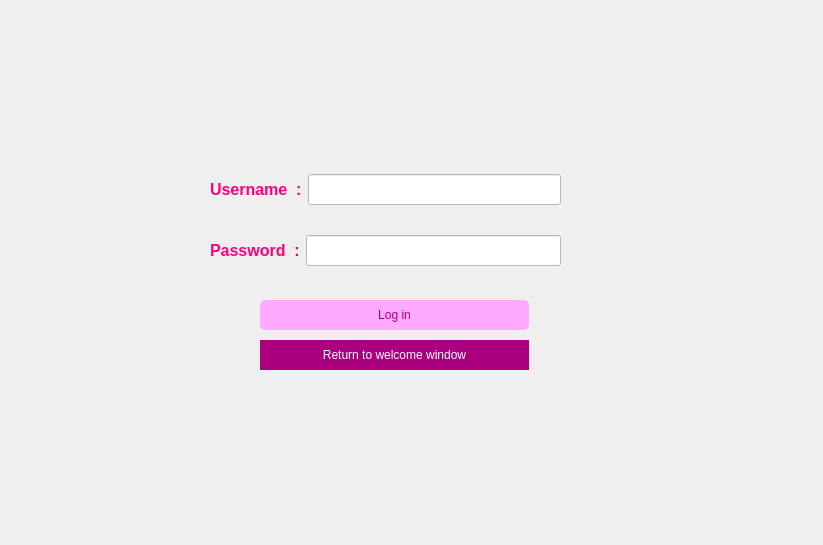
<?xml version="1.0" encoding="UTF-8"?>
<ui version="4.0">
 <class>Sign_In_Up</class>
 <widget class="QDialog" name="Sign_In_Up">
  <property name="geometry">
   <rect>
    <x>0</x>
    <y>0</y>
    <width>823</width>
    <height>545</height>
   </rect>
  </property>
  <property name="windowTitle">
   <string>Dialog</string>
  </property>
  <property name="styleSheet">
   <string notr="true">.Sign_In_Up {
    background-image:url(C:/Users/Spectra/Desktop/63148.jpg);
    opacity: 0.5; /* Adjust the opacity value as needed (0.0 to 1.0) */
    /* Other background properties */
    background-size: cover; /* Ensure the background image covers the entire element */
    background-position: center; /* Center the background image */
    /* Add more background properties as needed */
	background-repeat: no-repeat;
}
</string>
  </property>
  <widget class="QWidget" name="layoutWidget">
   <property name="geometry">
    <rect>
     <x>210</x>
     <y>150</y>
     <width>351</width>
     <height>141</height>
    </rect>
   </property>
   <layout class="QVBoxLayout" name="verticalLayout_2">
    <item>
     <layout class="QHBoxLayout" name="horizontalLayout">
      <item>
       <widget class="QLabel" name="Username">
        <property name="styleSheet">
         <string notr="true">QLabel {
    color:rgb(255, 0, 127);
    font-size: 16px;
    font-weight: bold;
    font-family: Arial, sans-serif; /* Example font family */
	 qproperty-alignment: AlignCenter;
}
</string>
        </property>
        <property name="text">
         <string>Username  :</string>
        </property>
       </widget>
      </item>
      <item>
       <widget class="QLineEdit" name="UsernameInput">
        <property name="font">
         <font>
          <pointsize>14</pointsize>
          <bold>true</bold>
         </font>
        </property>
        <property name="styleSheet">
         <string notr="true">background-color:rgb(255, 255, 255)</string>
        </property>
       </widget>
      </item>
     </layout>
    </item>
    <item>
     <layout class="QHBoxLayout" name="horizontalLayout_2">
      <item>
       <widget class="QLabel" name="label_2">
        <property name="styleSheet">
         <string notr="true">QLabel {
    color:rgb(255, 0, 127);
    font-size: 16px;
    font-weight: bold;
    font-family: Arial, sans-serif; /* Example font family */
	 qproperty-alignment: AlignCenter;
}
</string>
        </property>
        <property name="text">
         <string>Password  :</string>
        </property>
       </widget>
      </item>
      <item>
       <widget class="QLineEdit" name="passwordinput">
        <property name="font">
         <font>
          <pointsize>14</pointsize>
          <bold>true</bold>
         </font>
        </property>
        <property name="styleSheet">
         <string notr="true">background-color:rgb(255, 255, 255);</string>
        </property>
        <property name="echoMode">
         <enum>QLineEdit::Password</enum>
        </property>
       </widget>
      </item>
     </layout>
    </item>
   </layout>
  </widget>
  <widget class="QPushButton" name="PB_Login">
   <property name="geometry">
    <rect>
     <x>260</x>
     <y>300</y>
     <width>269</width>
     <height>30</height>
    </rect>
   </property>
   <property name="styleSheet">
    <string notr="true">QPushButton {
    background-color: rgb(255, 170, 255);
    color: rgb(170, 0, 127);
    border: 2px white;
    border-radius: 5px;
    padding: 5px;
}

QPushButton:hover {
    background-color: lightblue;
}
QPushButton:pressed {
    background-color: navy;
    color: lightblue;
}
.MainWindow {
    background-image:url(C:/Users/Spectra/Desktop/63148.jpg);
    opacity: 0.5; /* Adjust the opacity value as needed (0.0 to 1.0) */
    /* Other background properties */
    background-size: cover; /* Ensure the background image covers the entire element */
    background-position: center; /* Center the background image */
    /* Add more background properties as needed */
	background-repeat: no-repeat;
}</string>
   </property>
   <property name="text">
    <string>Log in</string>
   </property>
  </widget>
  <widget class="QPushButton" name="pushButton">
   <property name="geometry">
    <rect>
     <x>260</x>
     <y>340</y>
     <width>269</width>
     <height>30</height>
    </rect>
   </property>
   <property name="styleSheet">
    <string notr="true">QPushButton {
    background-color: rgb(170, 0, 127);
    color: white;
    border: 0px white;
    border-radius: 0px;
    padding: 5px;
}

QPushButton:hover {
    background-color: lightblue;
}
QPushButton:pressed {
    background-color: navy;
    color: lightblue;
}</string>
   </property>
   <property name="text">
    <string>Return to welcome window</string>
   </property>
  </widget>
 </widget>
 <resources/>
 <connections/>
</ui>
